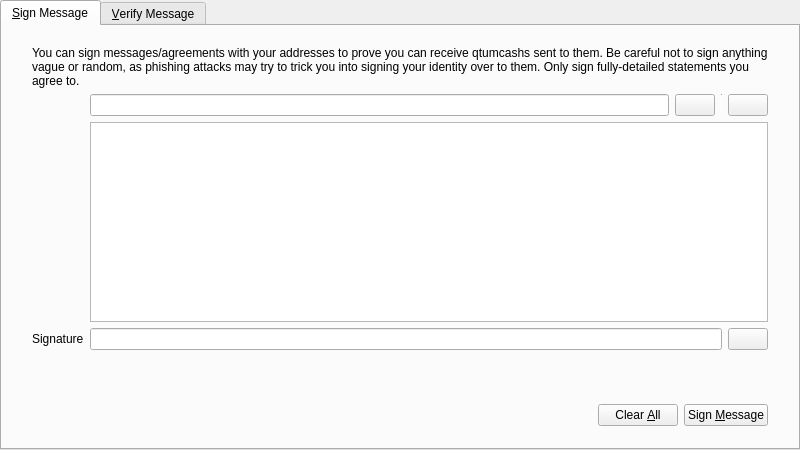
<?xml version="1.0" encoding="UTF-8"?>
<ui version="4.0">
 <class>SignVerifyMessageDialog</class>
 <widget class="QDialog" name="SignVerifyMessageDialog">
  <property name="geometry">
   <rect>
    <x>0</x>
    <y>0</y>
    <width>800</width>
    <height>450</height>
   </rect>
  </property>
  <property name="windowTitle">
   <string>Signatures - Sign / Verify a Message</string>
  </property>
  <property name="modal">
   <bool>true</bool>
  </property>
  <layout class="QVBoxLayout" name="verticalLayout">
   <property name="leftMargin">
    <number>0</number>
   </property>
   <property name="topMargin">
    <number>0</number>
   </property>
   <property name="rightMargin">
    <number>0</number>
   </property>
   <property name="bottomMargin">
    <number>0</number>
   </property>
   <item>
    <widget class="QTabWidget" name="tabWidget">
     <property name="currentIndex">
      <number>0</number>
     </property>
     <widget class="QWidget" name="tabSignMessage">
      <attribute name="title">
       <string>&amp;Sign Message</string>
      </attribute>
      <layout class="QVBoxLayout" name="verticalLayout_SM">
       <property name="leftMargin">
        <number>0</number>
       </property>
       <property name="topMargin">
        <number>0</number>
       </property>
       <property name="rightMargin">
        <number>0</number>
       </property>
       <property name="bottomMargin">
        <number>0</number>
       </property>
       <item>
        <layout class="QVBoxLayout" name="verticalLayout_3">
         <property name="leftMargin">
          <number>30</number>
         </property>
         <property name="topMargin">
          <number>20</number>
         </property>
         <property name="rightMargin">
          <number>30</number>
         </property>
         <property name="bottomMargin">
          <number>20</number>
         </property>
         <item>
          <layout class="QGridLayout" name="gridLayout">
           <item row="1" column="1">
            <layout class="QHBoxLayout" name="horizontalLayout_1_SM">
             <property name="spacing">
              <number>6</number>
             </property>
             <item>
              <widget class="QValidatedLineEdit" name="addressIn_SM">
               <property name="toolTip">
                <string>The QtumCash address to sign the message with</string>
               </property>
              </widget>
             </item>
             <item>
              <widget class="QtumCashPushButton" name="addressBookButton_SM">
               <property name="toolTip">
                <string>Choose previously used address</string>
               </property>
               <property name="text">
                <string/>
               </property>
               <property name="icon">
                <iconset resource="../bitcoin.qrc">
                 <normaloff>:/icons/address-book</normaloff>:/icons/address-book</iconset>
               </property>
               <property name="shortcut">
                <string>Alt+A</string>
               </property>
               <property name="autoDefault">
                <bool>false</bool>
               </property>
              </widget>
             </item>
             <item>
              <widget class="Line" name="vLine">
               <property name="maximumSize">
                <size>
                 <width>1</width>
                 <height>22</height>
                </size>
               </property>
               <property name="orientation">
                <enum>Qt::Vertical</enum>
               </property>
              </widget>
             </item>
             <item>
              <widget class="QtumCashPushButton" name="pasteButton_SM">
               <property name="toolTip">
                <string>Paste address from clipboard</string>
               </property>
               <property name="text">
                <string/>
               </property>
               <property name="icon">
                <iconset resource="../bitcoin.qrc">
                 <normaloff>:/icons/editpaste</normaloff>:/icons/editpaste</iconset>
               </property>
               <property name="shortcut">
                <string>Alt+P</string>
               </property>
               <property name="autoDefault">
                <bool>false</bool>
               </property>
              </widget>
             </item>
            </layout>
           </item>
           <item row="2" column="1">
            <widget class="QPlainTextEdit" name="messageIn_SM">
             <property name="toolTip">
              <string>Enter the message you want to sign here</string>
             </property>
            </widget>
           </item>
           <item row="3" column="1">
            <layout class="QHBoxLayout" name="horizontalLayout_2_SM">
             <property name="spacing">
              <number>6</number>
             </property>
             <item>
              <widget class="QLineEdit" name="signatureOut_SM">
               <property name="font">
                <font>
                 <italic>true</italic>
                </font>
               </property>
               <property name="readOnly">
                <bool>true</bool>
               </property>
              </widget>
             </item>
             <item>
              <widget class="QtumCashPushButton" name="copySignatureButton_SM">
               <property name="toolTip">
                <string>Copy the current signature to the system clipboard</string>
               </property>
               <property name="text">
                <string/>
               </property>
               <property name="icon">
                <iconset resource="../bitcoin.qrc">
                 <normaloff>:/icons/editcopy</normaloff>:/icons/editcopy</iconset>
               </property>
               <property name="autoDefault">
                <bool>false</bool>
               </property>
              </widget>
             </item>
            </layout>
           </item>
           <item row="3" column="0">
            <widget class="QLabel" name="signatureLabel_SM">
             <property name="text">
              <string>Signature</string>
             </property>
             <property name="textFormat">
              <enum>Qt::PlainText</enum>
             </property>
            </widget>
           </item>
           <item row="0" column="0" colspan="2">
            <widget class="QLabel" name="infoLabel_SM">
             <property name="text">
              <string>You can sign messages/agreements with your addresses to prove you can receive qtumcashs sent to them. Be careful not to sign anything vague or random, as phishing attacks may try to trick you into signing your identity over to them. Only sign fully-detailed statements you agree to.</string>
             </property>
             <property name="textFormat">
              <enum>Qt::PlainText</enum>
             </property>
             <property name="wordWrap">
              <bool>true</bool>
             </property>
            </widget>
           </item>
          </layout>
         </item>
        </layout>
       </item>
       <item>
        <widget class="QWidget" name="buttonsContainerWhite" native="true">
         <layout class="QHBoxLayout" name="horizontalLayout">
          <property name="leftMargin">
           <number>30</number>
          </property>
          <property name="topMargin">
           <number>15</number>
          </property>
          <property name="rightMargin">
           <number>30</number>
          </property>
          <item>
           <spacer name="horizontalSpacer_1_SM">
            <property name="orientation">
             <enum>Qt::Horizontal</enum>
            </property>
            <property name="sizeHint" stdset="0">
             <size>
              <width>40</width>
              <height>48</height>
             </size>
            </property>
           </spacer>
          </item>
          <item>
           <widget class="QLabel" name="statusLabel_SM">
            <property name="font">
             <font>
              <weight>75</weight>
              <bold>true</bold>
             </font>
            </property>
            <property name="text">
             <string/>
            </property>
            <property name="wordWrap">
             <bool>true</bool>
            </property>
           </widget>
          </item>
          <item>
           <spacer name="horizontalSpacer_2_SM">
            <property name="orientation">
             <enum>Qt::Horizontal</enum>
            </property>
            <property name="sizeHint" stdset="0">
             <size>
              <width>40</width>
              <height>48</height>
             </size>
            </property>
           </spacer>
          </item>
          <item>
           <widget class="QtumCashPushButton" name="clearButton_SM">
            <property name="toolTip">
             <string>Reset all sign message fields</string>
            </property>
            <property name="text">
             <string>Clear &amp;All</string>
            </property>
            <property name="icon">
             <iconset resource="../bitcoin.qrc">
              <normaloff>:/icons/remove</normaloff>:/icons/remove</iconset>
            </property>
            <property name="autoDefault">
             <bool>false</bool>
            </property>
           </widget>
          </item>
          <item>
           <widget class="QtumCashPushButton" name="signMessageButton_SM">
            <property name="toolTip">
             <string>Sign the message to prove you own this QtumCash address</string>
            </property>
            <property name="text">
             <string>Sign &amp;Message</string>
            </property>
            <property name="icon">
             <iconset resource="../bitcoin.qrc">
              <normaloff>:/icons/edit</normaloff>:/icons/edit</iconset>
            </property>
            <property name="autoDefault">
             <bool>false</bool>
            </property>
           </widget>
          </item>
         </layout>
        </widget>
       </item>
      </layout>
     </widget>
     <widget class="QWidget" name="tabVerifyMessage">
      <attribute name="title">
       <string>&amp;Verify Message</string>
      </attribute>
      <layout class="QVBoxLayout" name="verticalLayout_VM">
       <property name="leftMargin">
        <number>0</number>
       </property>
       <property name="topMargin">
        <number>0</number>
       </property>
       <property name="rightMargin">
        <number>0</number>
       </property>
       <property name="bottomMargin">
        <number>0</number>
       </property>
       <item>
        <layout class="QVBoxLayout" name="verticalLayout_2">
         <property name="leftMargin">
          <number>30</number>
         </property>
         <property name="topMargin">
          <number>20</number>
         </property>
         <property name="rightMargin">
          <number>30</number>
         </property>
         <property name="bottomMargin">
          <number>20</number>
         </property>
         <item>
          <widget class="QLabel" name="infoLabel_VM">
           <property name="text">
            <string>Enter the receiver's address, message (ensure you copy line breaks, spaces, tabs, etc. exactly) and signature below to verify the message. Be careful not to read more into the signature than what is in the signed message itself, to avoid being tricked by a man-in-the-middle attack. Note that this only proves the signing party receives with the address, it cannot prove sendership of any transaction!</string>
           </property>
           <property name="textFormat">
            <enum>Qt::PlainText</enum>
           </property>
           <property name="alignment">
            <set>Qt::AlignLeading|Qt::AlignLeft|Qt::AlignTop</set>
           </property>
           <property name="wordWrap">
            <bool>true</bool>
           </property>
          </widget>
         </item>
         <item>
          <layout class="QHBoxLayout" name="horizontalLayout_1_VM">
           <property name="spacing">
            <number>6</number>
           </property>
           <item>
            <widget class="QValidatedLineEdit" name="addressIn_VM">
             <property name="toolTip">
              <string>The QtumCash address the message was signed with</string>
             </property>
            </widget>
           </item>
           <item>
            <widget class="QtumCashPushButton" name="addressBookButton_VM">
             <property name="toolTip">
              <string>Choose previously used address</string>
             </property>
             <property name="text">
              <string/>
             </property>
             <property name="icon">
              <iconset resource="../bitcoin.qrc">
               <normaloff>:/icons/address-book</normaloff>:/icons/address-book</iconset>
             </property>
             <property name="shortcut">
              <string>Alt+A</string>
             </property>
             <property name="autoDefault">
              <bool>false</bool>
             </property>
            </widget>
           </item>
          </layout>
         </item>
         <item>
          <widget class="QPlainTextEdit" name="messageIn_VM"/>
         </item>
         <item>
          <widget class="QValidatedLineEdit" name="signatureIn_VM"/>
         </item>
        </layout>
       </item>
       <item>
        <widget class="QWidget" name="buttonsContainerWhite_" native="true">
         <layout class="QHBoxLayout" name="horizontalLayout_2">
          <property name="leftMargin">
           <number>30</number>
          </property>
          <property name="topMargin">
           <number>15</number>
          </property>
          <property name="rightMargin">
           <number>30</number>
          </property>
          <item>
           <spacer name="horizontalSpacer_1_VM">
            <property name="orientation">
             <enum>Qt::Horizontal</enum>
            </property>
            <property name="sizeHint" stdset="0">
             <size>
              <width>40</width>
              <height>48</height>
             </size>
            </property>
           </spacer>
          </item>
          <item>
           <widget class="QLabel" name="statusLabel_VM">
            <property name="font">
             <font>
              <weight>75</weight>
              <bold>true</bold>
             </font>
            </property>
            <property name="text">
             <string/>
            </property>
            <property name="wordWrap">
             <bool>true</bool>
            </property>
           </widget>
          </item>
          <item>
           <spacer name="horizontalSpacer_2_VM">
            <property name="orientation">
             <enum>Qt::Horizontal</enum>
            </property>
            <property name="sizeHint" stdset="0">
             <size>
              <width>40</width>
              <height>48</height>
             </size>
            </property>
           </spacer>
          </item>
          <item>
           <widget class="QtumCashPushButton" name="clearButton_VM">
            <property name="toolTip">
             <string>Reset all verify message fields</string>
            </property>
            <property name="text">
             <string>Clear &amp;All</string>
            </property>
            <property name="icon">
             <iconset resource="../bitcoin.qrc">
              <normaloff>:/icons/remove</normaloff>:/icons/remove</iconset>
            </property>
            <property name="autoDefault">
             <bool>false</bool>
            </property>
           </widget>
          </item>
          <item>
           <widget class="QtumCashPushButton" name="verifyMessageButton_VM">
            <property name="toolTip">
             <string>Verify the message to ensure it was signed with the specified QtumCash address</string>
            </property>
            <property name="text">
             <string>Verify &amp;Message</string>
            </property>
            <property name="icon">
             <iconset resource="../bitcoin.qrc">
              <normaloff>:/icons/transaction_0</normaloff>:/icons/transaction_0</iconset>
            </property>
            <property name="autoDefault">
             <bool>false</bool>
            </property>
           </widget>
          </item>
         </layout>
        </widget>
       </item>
      </layout>
     </widget>
    </widget>
   </item>
  </layout>
 </widget>
 <customwidgets>
  <customwidget>
   <class>QValidatedLineEdit</class>
   <extends>QLineEdit</extends>
   <header>qt/qvalidatedlineedit.h</header>
  </customwidget>
  <customwidget>
   <class>QtumCashPushButton</class>
   <extends>QPushButton</extends>
   <header>qt/qtumcashpushbutton.h</header>
  </customwidget>
 </customwidgets>
 <resources>
  <include location="../bitcoin.qrc"/>
 </resources>
 <connections/>
</ui>
